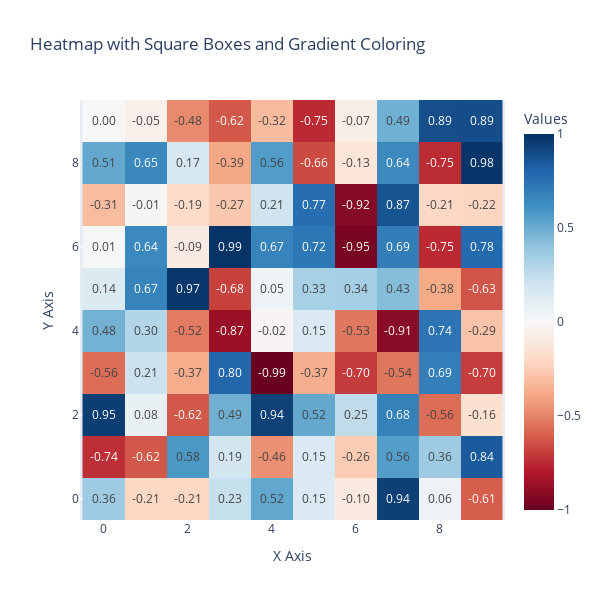

This figure's notebook cell:
### Code cell
import plotly.graph_objects as go
import numpy as np

# Generate random data between -1 and 1
data = np.random.uniform(low=-1, high=1, size=(10, 10))

# Create the heatmap
fig = go.Figure(
    data=go.Heatmap(
        z=data,
        text=[[f"{x:.2f}" for x in row] for row in data],
        texttemplate="%{text}",
        colorscale="RdBu",  # Red-White-Blue colorscale
        zmin=-1,
        zmax=1,
        colorbar=dict(title="Values"),
    )
)

# Update the layout
fig.update_layout(
    title="Heatmap with Square Boxes and Gradient Coloring",
    xaxis_title="X Axis",
    yaxis_title="Y Axis",
    width=600,  # Set a fixed width
    height=600,  # Set a fixed height (same as width for square aspect ratio)
    xaxis=dict(scaleanchor="y", scaleratio=1),  # This ensures square boxes
    yaxis=dict(scaleanchor="x", scaleratio=1),
)

# Show the plot
fig.show()

### Figure 1 — Plotly figure (JSON) as saved in the notebook; plotly's stock layout.template omitted (floating-point values rounded to 4 significant figures)
{"data": [{"colorbar": {"title": {"text": "Values"}}, "colorscale": [[0, "rgb(103,0,31)"], [0.1, "rgb(178,24,43)"], [0.2, "rgb(214,96,77)"], [0.3, "rgb(244,165,130)"], [0.4, "rgb(253,219,199)"], [0.5, "rgb(247,247,247)"], [0.6, "rgb(209,229,240)"], [0.7, "rgb(146,197,222)"], [0.8, "rgb(67,147,195)"], [0.9, "rgb(33,102,172)"], [1, "rgb(5,48,97)"]], "text": [["0.36", "-0.21", "-0.21", "0.23", "0.52", "0.15", "-0.10", "0.94", "0.06", "-0.61"], ["-0.74", "-0.62", "0.58", "0.19", "-0.46", "0.15", "-0.26", "0.56", "0.36", "0.84"], ["0.95", "0.08", "-0.62", "0.49", "0.94", "0.52", "0.25", "0.68", "-0.56", "-0.16"], ["-0.56", "0.21", "-0.37", "0.80", "-0.99", "-0.37", "-0.70", "-0.54", "0.69", "-0.70"], ["0.48", "0.30", "-0.52", "-0.87", "-0.02", "0.15", "-0.53", "-0.91", "0.74", "-0.29"], ["0.14", "0.67", "0.97", "-0.68", "0.05", "0.33", "0.34", "0.43", "-0.38", "-0.63"], ["0.01", "0.64", "-0.09", "0.99", "0.67", "0.72", "-0.95", "0.69", "-0.75", "0.78"], ["-0.31", "-0.01", "-0.19", "-0.27", "0.21", "0.77", "-0.92", "0.87", "-0.21", "-0.22"], ["0.51", "0.65", "0.17", "-0.39", "0.56", "-0.66", "-0.13", "0.64", "-0.75", "0.98"], ["0.00", "-0.05", "-0.48", "-0.62", "-0.32", "-0.75", "-0.07", "0.49", "0.89", "0.89"]], "texttemplate": "%{text}", "type": "heatmap", "z": [[0.3594, -0.2111, -0.2132, 0.2308, 0.5214, 0.1505, -0.1025, 0.9412, 0.05868, -0.608], [-0.7363, -0.6223, 0.5804, 0.1858, -0.4616, 0.1503, -0.2565, 0.559, 0.3631, 0.8436], [0.9484, 0.08116, -0.6197, 0.4871, 0.9374, 0.5163, 0.2541, 0.6809, -0.5595, -0.1631], [-0.5591, 0.215, -0.3705, 0.7966, -0.9883, -0.367, -0.7028, -0.5375, 0.687, -0.6954], [0.4754, 0.2984, -0.5226, -0.866, -0.01864, 0.1538, -0.5333, -0.9071, 0.7417, -0.2875], [0.1411, 0.6692, 0.9731, -0.6826, 0.04665, 0.3306, 0.3382, 0.4296, -0.3814, -0.6343], [0.007696, 0.6443, -0.0888, 0.9855, 0.6717, 0.7236, -0.9539, 0.6929, -0.7506, 0.7813], [-0.3138, -0.01227, -0.1883, -0.2714, 0.2058, 0.7651, -0.9193, 0.8684, -0.2097, -0.218], [0.5143, 0.649, 0.1724, -0.3882, 0.5648, -0.6584, -0.1258, 0.6424, -0.7478, 0.9766], [0.001723, -0.05025, -0.477, -0.6208, -0.3181, -0.7515, -0.06715, 0.4852, 0.8871, 0.891]], "zmax": 1, "zmin": -1}], "layout": {"height": 600, "title": {"text": "Heatmap with Square Boxes and Gradient Coloring"}, "width": 600, "xaxis": {"scaleanchor": "y", "scaleratio": 1, "title": {"text": "X Axis"}}, "yaxis": {"scaleanchor": "x", "scaleratio": 1, "title": {"text": "Y Axis"}}}}
